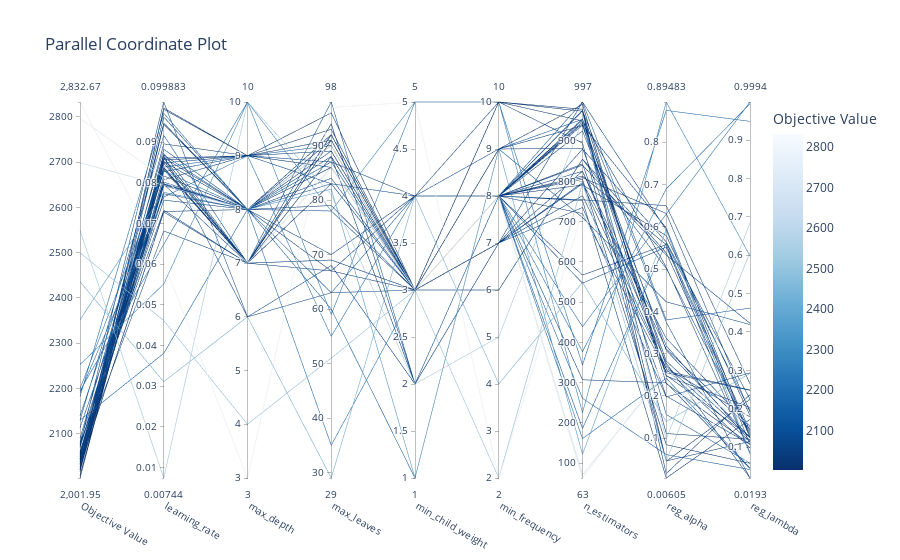

Source (notebook cell):
### Code cell
plot_parallel_coordinate(study2)
